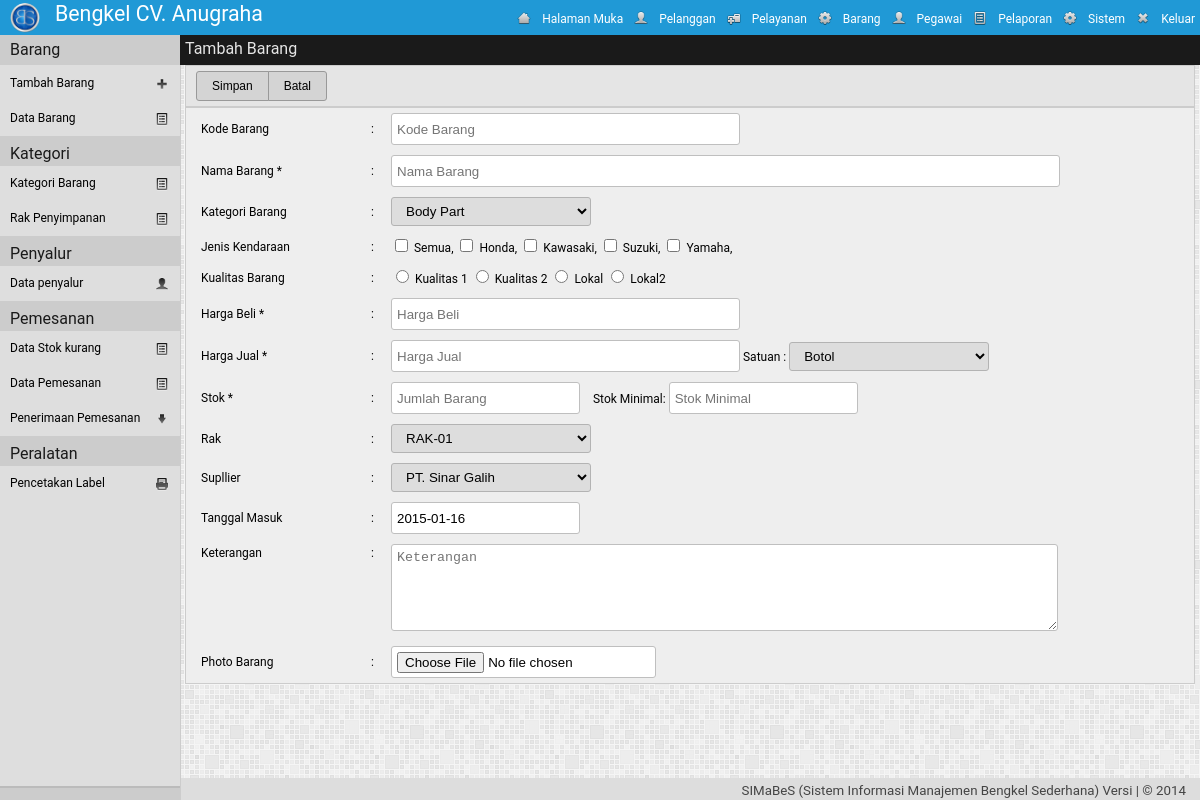
The page /adm/?mod=barang&h=tambah (signed in) on the database its author committed.
### tables this page shows
CREATE TABLE IF NOT EXISTS `pengaturan` (
`id` int(1) NOT NULL,
  `nm_bengkel` varchar(30) NOT NULL,
  `telp1` varchar(30) NOT NULL,
  `telp2` varchar(30) NOT NULL,
  `almt_bengkel` text NOT NULL,
  `logo_bengkel` text NOT NULL,
  `tentang_bengkel` text NOT NULL
);

CREATE TABLE IF NOT EXISTS `akses_pengguna` (
  `kel_id` int(2) NOT NULL,
  `id_menu` int(2) NOT NULL,
  `r` enum('0','1') NOT NULL
);

CREATE TABLE IF NOT EXISTS `menu` (
  `id_menu` int(2) NOT NULL,
  `nm_menu` varchar(20) NOT NULL,
  `class` varchar(10) NOT NULL,
  `links` text NOT NULL,
  `icon` text NOT NULL,
  `value` text NOT NULL
);

CREATE TABLE IF NOT EXISTS `br_kendaraan` (
  `id_kendaraan` varchar(3) NOT NULL,
  `kendaraan` varchar(25) NOT NULL,
  `wkt_ubah` datetime NOT NULL
);

CREATE TABLE IF NOT EXISTS `br_kualitas` (
  `id_kualitas` varchar(2) NOT NULL,
  `kualitas` varchar(25) NOT NULL,
  `wkt_ubah` datetime NOT NULL
);

### adm/barang/class.php (called while the page is built, shortened)
<?php
class barang{
	function tampil_kategori(){
		$qry = mysql_query("SELECT * FROM br_kategori") or die(mysql_error());
		while($row = mysql_fetch_array($qry))
			$data[] = $row;
			return $data;
	}
	function tampil_jenis_kendaraan(){
		$qry = mysql_query("SELECT * FROM br_kendaraan") or die(mysql_error());
		while($row = mysql_fetch_array($qry))
			$data[] = $row;
			return $data;
	}
	function tampil_kualitas(){
		$qry = mysql_query("SELECT * FROM br_kualitas") or die(mysql_error());
		while($row = mysql_fetch_array($qry))
			$data[] = $row;
			return $data;
	}
	function tampil_satuan(){
		$qry = mysql_query("SELECT * FROM br_satuan") or die(mysql_error());
		while($row = mysql_fetch_array($qry))
			$data[] = $row;
			return $data;
	}
	function tampil_rak(){
		$qry = mysql_query("SELECT * FROM br_rak") or die(mysql_error());
		while($row = mysql_fetch_array($qry))
			$data[] = $row;
			return $data;
	}
	function tampil_penyalur(){
		if(!empty($_GET['cari'])){$qry = "SELECT * FROM sup_data WHERE id_sup='".$_GET['cari']."'OR nm_sup LIKE '%".$_GET['cari']."%' ORDER BY id_sup ASC";}
		else{$qry = "SELECT * FROM sup_data";}
		$run =mysql_query($qry) or die(mysql_error());
		if(mysql_num_rows($run)>0){
		while($row = mysql_fetch_array($run))
			$data[] = $row;
			return $data;
		}
	}
}
?>

### adm/barang/barang_tambah.php (the view)
<?php
	$lokasi="Tambah Barang";
	$brg= new barang();
	echo'
	<div class="konten">
		<div class="lokasi"><label>'.$lokasi.'</label></div>
	<form class="form1" action="?mod='.$_GET['mod'].'&h=aksi"  method="post" enctype="multipart/form-data"  name="form1" onsubmit="return validasi_barang()">
	<div class="alat">
		<input name="br_simpan" type="submit" value="Simpan" class="simpan" id="kiri" >
		<input name="btn_batal" type="reset"  value="Batal" class="batal" id="kanan" onClick="javascript:history.back()">
		<input type="hidden" name="lokasi" value="'.$lokasi.'">
	</div>
	<table cellpadding="5" cellspacing="0" border="0" >
		<tr><td style="width: 170px;"><label>Kode Barang </label></td><td style="width: 10px;">:</td>
			<td style="width: auto;"><input  maxlength="30" size="40" name="kode_brg" class="text" placeholder="Kode Barang"></td></tr>
		<tr><td ><label>Nama Barang *</label></td><td>:</td>
			<td><input  maxlength="40" size="80" name="nm_brg" class="text" placeholder="Nama Barang"></td></tr>
		<tr><td style="width: 170px;"><label>Kategori Barang</label></td><td style="width: 10px;">:</td>
			<td style="width: auto;">
				<select  name="id_kt_brg" class="select" />';
			$tampil = $brg->tampil_kategori();
			foreach($tampil as $data){
				echo '<option  value="'.$data['id_kt_brg'].'">'.$data['nm_kt_brg'].'</option>';
			}
			echo'</td></tr>
		<tr><td><label>Jenis Kendaraan</label></td><td>:</td>
			<td>';
			$tampil = $brg->tampil_jenis_kendaraan();
			foreach($tampil as $data){
				echo '<input name="item[]" id="item[]" value="'.$data['id_kendaraan'].'" type="checkbox"> '. $data['kendaraan'].', ';
			}
			echo'</td></tr>
		<tr><td style="width: 170px;"><label>Kualitas Barang</label></td><td>:</td>
			<td style="width: auto;">';
			$tampil = $brg->tampil_kualitas();
			foreach($tampil as $data){
				echo '<input name="id_kualitas" type="radio" value="'.$data['id_kualitas'].'"> '.$data['kualitas'].' ';
			}
			echo'</td></tr>
		<tr><td ><label>Harga Beli *</label></td><td>:</td>
			<td><input  maxlength="35" size="40" name="hrg_beli" class="text" id="hrg_beli" placeholder="Harga Beli"></td></tr>
		<tr><td ><label>Harga Jual *</label></td><td>:</td>
			<td><input  maxlength="35" size="40" name="hrg_jual" class="text" id="hrg_jual" placeholder="Harga Jual">
				 Satuan : <select  name="id_satuan" class="select">';
				$tampil = $brg->tampil_satuan();
				foreach($tampil as $data){
					echo '<option value="'.$data['id_satuan'].'">'.$data['satuan'].'</option>';
				}
			echo'</td></tr>
		<tr><td ><label>Stok *</label></td><td>:</td>
			<td><input  maxlength="35" size="40" name="stok" class="text"  type="number" placeholder="Jumlah Barang"/>
				<label> Stok Minimal: </label><input  maxlength="35" size="40" name="stok_min" class="text"  type="number" placeholder="Stok Minimal"/></td></tr>
		<tr><td ><label>Rak</label></td><td>:</td>
			<td><select  name="id_rak" class="select">';
			$tampil = $brg->tampil_rak();
			foreach($tampil as $data){
				echo '<option value="'.$data['id_rak'].'">'.$data['nm_rak'].'</option>';
			}
			echo'</td></tr>
		<tr><td ><label>Supllier</label></td><td>:</td>
			<td><select name="id_sup" class="select" >';
			$tampil = $brg->tampil_penyalur();
			foreach($tampil as $data){
				echo '<option value="'.$data['id_sup'].'">'.$data['nm_sup'].'</option>';
			}
			echo'</select></td></tr>
		<tr><td><label>Tanggal Masuk </label></td><td>:</td>
			<td><input type="text" maxlength="20" size="20" name="tgl_masuk" id="tgl_masuk" class="text" value="'.date("Y-m-d").'"/></td></tr>
		<tr><td valign="top"><label>Keterangan </label></td><td valign="top">:</td>
			<td valign="top"><textarea  cols="80" rows="5" name="ket_brg" placeholder="Keterangan"></textarea></td></tr>
		<tr><td><label>Photo Barang</label></td><td>:</td>
			<td><input type="file" name="photo_brg" id="photo_brg" class="text"></td></tr>
	</table>
	</form>
	</div>';
?>

### adm/header.php
<?php
	$qpeng=mysql_query("SELECT * FROM pengaturan  LIMIT 1");
	$dpeng=mysql_fetch_object($qpeng);
	$qmenu="select id_menu  from akses_pengguna where  kel_id='".$_SESSION['kel_id']."' AND r='1' ";
	$dmenu=mysql_query($qmenu) or die (mysql_error());
echo'
<!DOCTYPE html PUBLIC "-//W3C//DTD XHTML 1.0 Strict//EN"
	"http://www.w3.org/TR/xhtml1/DTD/xhtml1-strict.dtd">
<html xmlns="http://www.w3.org/1999/xhtml" xml:lang="en" lang="en">
<head>
<title>'.$aplikasi." | ".strtoupper($_GET['mod']).' | Daily Build</title>
		<link rel="shortcut icon" href="../img/icon.ico" />
		<link rel="stylesheet" type="text/css" href="../styler/header.css">
		<link rel="stylesheet" type="text/css" href="../styler/style.css">
		<link rel="stylesheet" type="text/css" href="../styler/jquery-ui.css">
		<link rel="stylesheet" type="text/css" href="../styler/jquery-ui.theme.css">
		<script type="text/javascript" src="../styler/jquery-1.9.1.js"></script>
		<script type="text/javascript" src="../styler/jquery-ui.js"></script>
		<link rel="stylesheet" type="text/css" href="../styler/toastr.css">
		<script type="text/javascript" src="../styler/toastr.js"></script>
		<script type="text/javascript" src="../styler/toastr_option.js"></script>
		<script type="text/javascript" src="../styler/iframe.js"></script>
		<script type="text/javascript" src="../styler/check-uncheck.js"></script>
		<script src="../styler/tab.js" type="text/javascript"></script>
		<link href="../styler/tab.css" rel="stylesheet" type="text/css" />
</head>
<body >
<div class="header" >
	<div class="kiri">
		<a href="../index.php" target="_blank">
		<div class="logo"><img src="'.$dpeng->logo_bengkel.'"></div>
		<div class="namabengkel" >'.$dpeng->nm_bengkel.'</div></a>
	</div>
	<div class="kanan">
		<ul class="header-nav">';
			while ($dpengku2=mysql_fetch_object($dmenu)){
				$myquery="select *  from menu where id_menu='".$dpengku2->id_menu."'";
				$isi=mysql_query($myquery) or die (mysql_error());
				$dpengku=mysql_fetch_object($isi);
				echo "<a href='$dpengku->links' title='$dpengku->nm_menu' ><li class='$dpengku->class'><img class='img' src='$dpengku->icon'>$dpengku->nm_menu</li></a>";
			}
		echo'
		</ul>
	</div>
</div>
';
?>

### styler/header.css (style rules this page uses)
.header { top: 0px; width: 100%; height: 35px; padding: 0px; margin: 0px; color: #ffffff; background: #2099D6; position: fixed; z-index:1000; }
.kiri { float:left; width:auto; vertical-align:middle; }
.logo { float: left; margin: 3px 10px 5px 10px; padding: 0; vertical-align: middle; }
.logo img { width: 30px; height: 30x; border-radius: 20px; }
.namabengkel { float: left; margin: auto; padding: 5px; text-align: left; font-size: 16pt; color:#ffffff; }
.kanan { height:34px; width:auto; float:right; right: 0px; display: inline; }
.header-nav { list-style: none; margin: 0px; padding: 0px; }
.header-nav li { color:#fff; line-height: 18px; text-indent: 0px; }
.header-nav li img { float: left; margin: 0px 10px 0px 0px ; height: 16px; width: 16px; }
.menu, .keluar { padding :10px 5px 7px 5px ; margin:0; float: left; text-align: center; vertical-align: top; }

### styler/style.css (style rules this page uses)
a { text-decoration: none; }
a:link,a:visited { color: #000000; }
body { font-family: Roboto,Open Sans,Sans, Sans Serif, Calibri, Arial; font-size: 12px; margin: 0px; padding: 0px; background: url('../img/bg.png') repeat; line-height: 1.5em; color: #444; height:100%; }
.konten { width: auto; height: auto; margin: 0 0 50px 180px; padding: 30px 5px 0px 5px; vertical-align:middle; font-size: 12px; color:#000; }
table { width: 100%; height: auto; margin: 0px 0px 10px 0px; border:1px solid #ccc; }
.form1 { float:left; margin-bottom:10px; width:100%; }
div.alat { width : auto; padding:5px 0px 5px 10px ; background:#E5E5E5; border:1px solid #ccc; }
.tambah, .simpan, .perbaharui, .batal, .hapus, .cetak, .noPrint, .kembali { font-size:12px; padding-left:15px; padding-right:15px; height:30px; vertical-align:middle; border:1px solid #999999; cursor: pointer; color:#000; background:#D4D4D4; -webkit-transition:all 0.3s ease-in-out; -moz-transition:all 0.3s ease-in-out; -o-transition:all 0.3s ease-in-out; transition:all 0.3s ease-in-out; }
#kiri { border-top-left-radius:3px;border-bottom-left-radius:3px; }
#kanan { border-top-right-radius:3px;border-bottom-right-radius:3px;margin-left:-4px; }
.text { padding: 5px ; height:20px; border: 1px solid #BFBFBF; border-radius:3px; color: #000000; background: #fff; -webkit-transition:all 0.2s ease-in-out; -moz-transition:all 0.2s ease-in-out; -o-transition:all 0.2s ease-in-out; transition:all 0.2s ease-in-out; }
.select { padding: 5px 10px 5px 10px; border: 1px solid #b3b3b3; border-radius:3px; color: #000000; background: #ddd; width:200px; }
textarea { padding:5px; border: 1px solid #BFBFBF; border-radius: 3px; background: #fff; color: #000000; resize: vertical; }
label { margin-left:10px; font-size: 12px; }
td { min-height:30px; }
table { background:#eee; }
.lokasi { top:35px; left:180px; margin:0px 0px 5px 0px; padding:5px; height:20px; vertical-align:middle; color:#E5E5E5; position:fixed; width:100%; float:right; z-index:999; background: #1A1A1A; }
.lokasi > label { font-size:12pt; margin:0px; }

### rows shown on the page
pengaturan: logo_bengkel (picture), nm_bengkel "Bengkel CV. Anugraha"
akses_pengguna: id_menu.icon (picture), id_menu.nm_menu "Halaman Muka"
akses_pengguna: id_menu.icon (picture), id_menu.nm_menu "Pelanggan"
akses_pengguna: id_menu.icon (picture), id_menu.nm_menu "Pelayanan"
akses_pengguna: id_menu.icon (picture), id_menu.nm_menu "Barang"
akses_pengguna: id_menu.icon (picture), id_menu.nm_menu "Pegawai"
akses_pengguna: id_menu.icon (picture), id_menu.nm_menu "Pelaporan"
akses_pengguna: id_menu.icon (picture), id_menu.nm_menu "Sistem"
akses_pengguna: id_menu.icon (picture), id_menu.nm_menu "Keluar"
br_kendaraan: kendaraan "Semua"
br_kendaraan: kendaraan "Honda"
br_kendaraan: kendaraan "Kawasaki"
br_kendaraan: kendaraan "Suzuki"
br_kendaraan: kendaraan "Yamaha"
br_kualitas: kualitas "Kualitas 1"
br_kualitas: kualitas "Kualitas 2"
br_kualitas: kualitas "Lokal"
br_kualitas: kualitas "Lokal2"

### other values the page prints
$lokasi "Tambah Barang"
form field id_kt_brg "Body Part"
form field id_satuan "Botol"
form field id_rak "RAK-01"
form field id_sup "PT. Sinar Galih"
